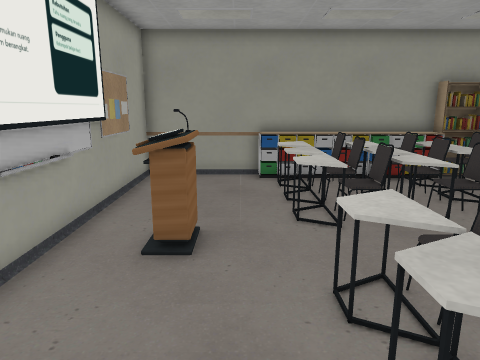
[1] (above)

13 first-person views from a walk through a scene from a Unity 3-D project. The camera is 1.4 m above the floor, tilts 12° down and sees 70° across. The floor is counted in squares, 0.5 m on a side. Each view is taken from the middle of a square. On the plan, view 1 faces up. The plan holds only what a view shows up to about 20 squares ahead; the rest is blank. Door leaves are left out, so doorways stand open.

[2]
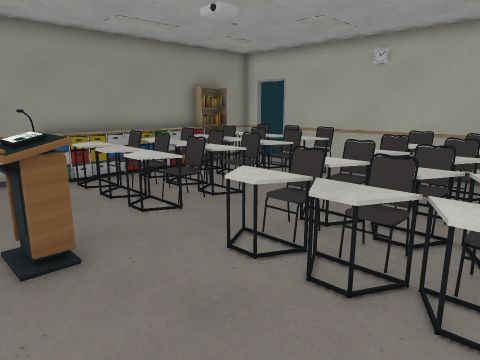

[3]
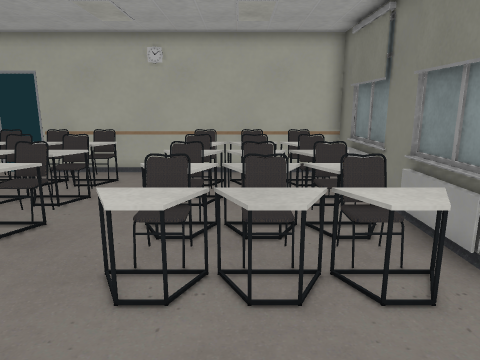

[4]
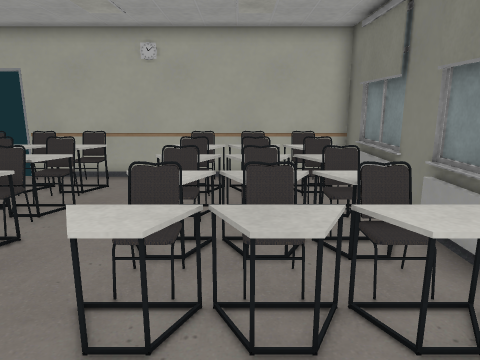

[5]
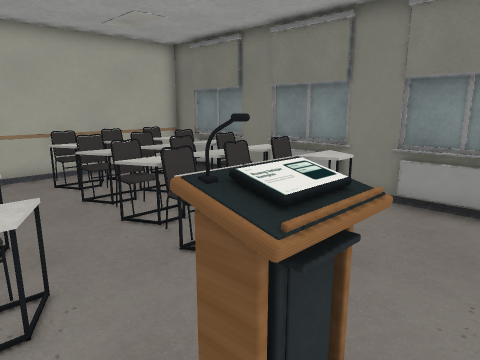

[6]
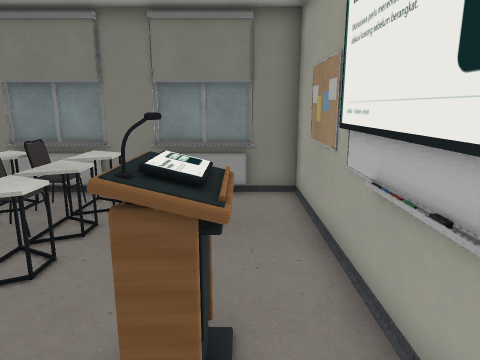

[7]
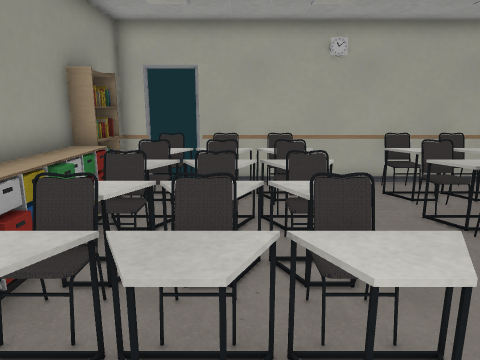

[8]
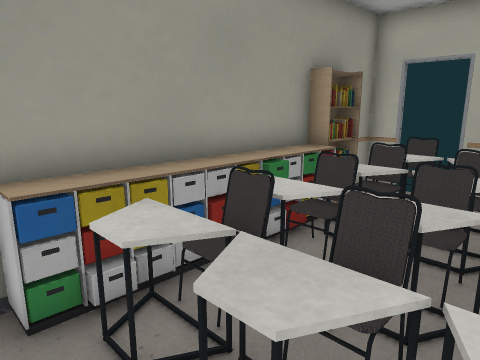

[9]
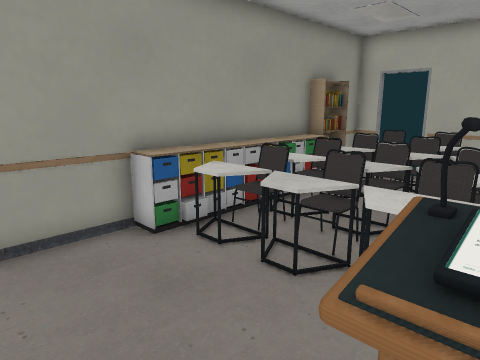

[10]
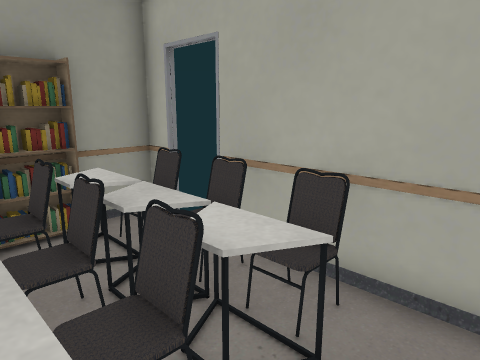

[11]
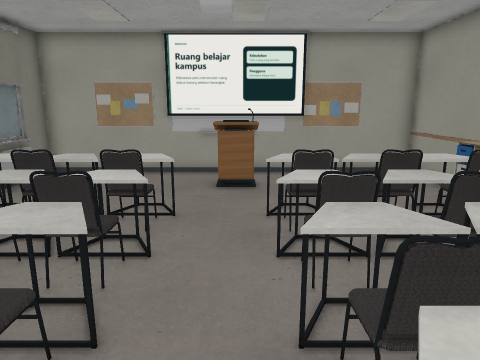

[12]
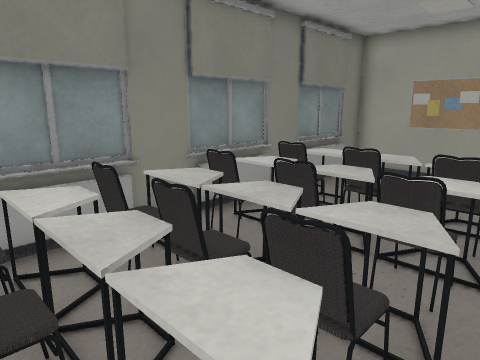

[13]
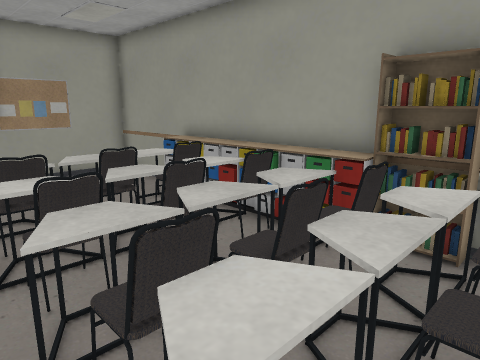

### Floor plan
Key: @ floor where view 1 was taken; # wall or solid block; . floor; D open door; = window, fence, low wall or low ledge; ^ raised ledge; O other object.
Columns run from 4 left of view 1 to 12 right of it. Each row starts with its distance up from view 1.
 15    #############
 14 #####OOOOOOOOOO##
 13 #....O^=O^OO.O.OD
 12 #.....^OO^OOO..DD
 11 #.....^=O=.O....#
 10 #.....^....O....#
  9 #.....^#^^O^ ^^O#
  8 #....=^=O.O^#O.O#
  7 #.^^............#
  6 #.^^............#
  5 #....=^=O.O^#O.O#
  4 #.....^#^^O^ ^^O#
  3 #.....^....O....#
  2 #.....^=O=.O....#
  1 #.....^OO^OOO..O#
  0 #...@.^=O^O=.O.O#
 -1 ##===##===#######
 -2  ###=#######

Where each view was taken, in squares from view 1:
view 1: 0 up, 0 right, facing up
view 2: 0 up, 3 left, facing up-right
view 3: 3 up, 3 left, facing right
view 4: 3 up, 2 left, facing right
view 5: 9 up, 3 left, facing down-right
view 6: 10 up, 2 left, facing down
view 7: 10 up, 1 left, facing right
view 8: 9 up, 0 right, facing up-right
view 9: 7 up, 3 left, facing up-right
view 10: 6 up, 7 right, facing up-right
view 11: 7 up, 11 right, facing left
view 12: 6 up, 11 right, facing down-left
view 13: 7 up, 11 right, facing up-left
